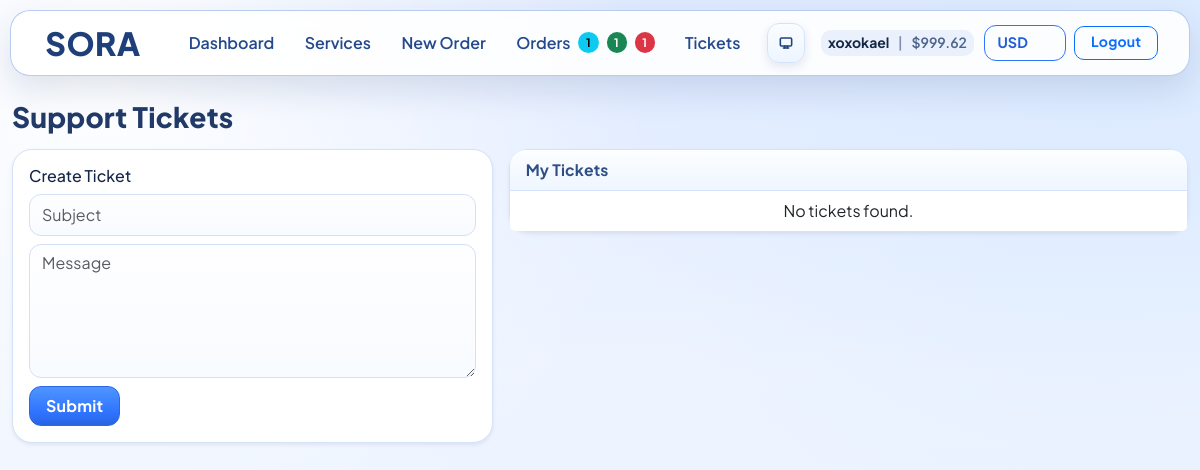
Screenshot of /tickets (signed in) with the database file from the repository.
### app/models.py (models this page shows)
class SiteSetting(db.Model):
    id = db.Column(db.Integer, primary_key=True)
    key = db.Column(db.String(80), unique=True, nullable=False)
    value = db.Column(db.Text, nullable=False, default="")

class User(db.Model):
    id = db.Column(db.Integer, primary_key=True)
    username = db.Column(db.String(40), unique=True, nullable=False)
    email = db.Column(db.String(120), unique=True, nullable=False)
    password_hash = db.Column(db.String(255), nullable=False)
    balance = db.Column(db.Float, default=0.0)
    is_admin = db.Column(db.Boolean, default=False)
    is_banned = db.Column(db.Boolean, default=False, nullable=False)
    created_at = db.Column(db.DateTime, default=datetime.utcnow)

### app/routes.py (the view, shortened to what this page needs)
    @app.route("/tickets", methods=["GET", "POST"])
    @login_required
    def tickets():
        user = current_user()
        ticket_list = Ticket.query.filter_by(user_id=user.id).order_by(Ticket.created_at.desc()).all()
        return render_template("tickets.html", title="Tickets", tickets=ticket_list)

### app/routes.py (called while the page is built)
def current_user():
    uid = session.get("user_id")
    if not uid:
        return None
    return User.query.get(uid)

def login_required(view_func):
    @wraps(view_func)
    def wrapper(*args, **kwargs):
        user = current_user()
        if not user:
            flash("Please login first.", "warning")
            return redirect(url_for("login"))
        if user.is_banned:
            session.clear()
            flash("Your account has been banned. Contact support.", "danger")
            return redirect(url_for("login"))
        return view_func(*args, **kwargs)
    return wrapper

### app/templates/tickets.html
{% extends 'base.html' %}
{% block content %}
<h3 class="mb-3">Support Tickets</h3>
<div class="row g-3">
  <div class="col-md-5">
    <div class="card p-3 shadow-sm">
      <h6>Create Ticket</h6>
      <form method="post">
        <div class="mb-2"><input class="form-control" name="subject" placeholder="Subject" required></div>
        <div class="mb-2"><textarea class="form-control" name="message" rows="5" placeholder="Message" required></textarea></div>
        <button type="submit" class="btn btn-primary">Submit</button>
      </form>
    </div>
  </div>
  <div class="col-md-7">
    <div class="card shadow-sm">
      <div class="card-header">My Tickets</div>
      <div class="list-group list-group-flush">
        {% for t in tickets %}
        <div class="list-group-item">
          <div class="d-flex justify-content-between">
            <strong>#{{ t.id }} {{ t.subject }}</strong>
            <span class="badge text-bg-secondary">{{ t.status }}</span>
          </div>
          <div class="small text-muted mb-1">{{ t.created_at.strftime('%Y-%m-%d %H:%M') }}</div>
          <div>{{ t.message }}</div>
          {% if t.admin_reply %}
            <hr><div><strong>Admin reply:</strong> {{ t.admin_reply }}</div>
          {% endif %}
        </div>
        {% else %}
        <div class="list-group-item text-center">No tickets found.</div>
        {% endfor %}
      </div>
    </div>
  </div>
</div>
{% endblock %}

### app/templates/base.html (shortened to what this page needs)
<!doctype html>
<html lang="en">
<head>
  <link href="https://cdn.jsdelivr.net/npm/bootstrap@5.3.3/dist/css/bootstrap.min.css" rel="stylesheet">
  <link rel="stylesheet" href="{{ url_for('static', filename='styles.css') }}">
</head>
<body{% if active_user and active_user.is_admin %} class="admin-ui"{% endif %}>
<nav class="navbar navbar-expand-lg navbar-light site-navbar sticky-top">
  <div class="container">
    <a class="navbar-brand fw-bold" href="{{ url_for('dashboard') if active_user else url_for('login') }}">
      {% if site_logo_url %}
      <img class="site-logo-img" src="{{ site_logo_url }}" alt="Website logo">
      {% else %}
      {{ site_name }}
      {% endif %}
    </a>
    <div class="collapse navbar-collapse" id="navMenu">
      {% if active_user %}
      {% if active_user.is_admin %}
      <ul class="navbar-nav me-auto mb-2 mb-lg-0">
          <li class="nav-item"><a class="nav-link" href="{{ url_for('admin_dashboard') }}">Admin</a></li>
          <li class="nav-item"><a class="nav-link" href="{{ url_for('admin_services') }}">Services</a></li>
          <li class="nav-item"><a class="nav-link" href="{{ url_for('admin_providers') }}">Providers</a></li>
          <li class="nav-item">
            <a class="nav-link d-flex align-items-center gap-2" href="{{ url_for('admin_orders') }}">
              <span>Orders</span>
              {% if nav_orders_badge > 0 %}<span class="badge text-bg-info">{{ nav_orders_badge }}</span>{% endif %}
              {% if nav_processing_orders_badge > 0 %}<span class="badge text-bg-success" title="Processing orders">{{ nav_processing_orders_badge }}</span>{% endif %}
            </a>
          </li>
          <li class="nav-item">
            <a class="nav-link d-flex align-items-center gap-2" href="{{ url_for('admin_tickets') }}">
              <span>Tickets</span>
              {% if nav_tickets_badge > 0 %}<span class="badge text-bg-danger">{{ nav_tickets_badge }}</span>{% endif %}
            </a>
          </li>
          <li class="nav-item"><a class="nav-link" href="{{ url_for('admin_users') }}">Users</a></li>
          <li class="nav-item"><a class="nav-link" href="{{ url_for('admin_settings') }}">Settings</a></li>
      </ul>
      {% else %}
      <ul class="navbar-nav me-auto mb-2 mb-lg-0">
          <li class="nav-item"><a class="nav-link" href="{{ url_for('dashboard') }}">Dashboard</a></li>
          <li class="nav-item"><a class="nav-link" href="{{ url_for('services') }}">Services</a></li>
          <li class="nav-item"><a class="nav-link" href="{{ url_for('new_order') }}">New Order</a></li>
          <li class="nav-item">
            <a class="nav-link d-flex align-items-center gap-2" href="{{ url_for('orders') }}">
              <span>Orders</span>
              {% if nav_orders_badge > 0 %}<span class="badge text-bg-info">{{ nav_orders_badge }}</span>{% endif %}
              {% if nav_processing_orders_badge > 0 %}<span class="badge text-bg-success" title="Processing orders">{{ nav_processing_orders_badge }}</span>{% endif %}
              {% if nav_canceled_orders_badge > 0 %}<span class="badge text-bg-danger" title="Canceled orders">{{ nav_canceled_orders_badge }}</span>{% endif %}
            </a>
          </li>
          <li class="nav-item">
            <a class="nav-link d-flex align-items-center gap-2" href="{{ url_for('tickets') }}">
              <span>Tickets</span>
            </a>
          </li>
      </ul>
      {% endif %}
      {% endif %}
      <div class="d-flex align-items-center gap-2 {% if not active_user %}ms-auto{% endif %}">
        <button
          class="btn theme-toggle js-theme-toggle d-none d-lg-inline-flex"
          type="button"
          aria-label="Switch theme"
          title="Theme: System"
        >
          <span class="theme-glyph glyph-system" aria-hidden="true">
            <svg viewBox="0 0 24 24" fill="none">
              <rect x="3.5" y="4.5" width="17" height="12" rx="2"></rect>
              <path d="M8 19.5h8"></path>
              <path d="M10 16.5v3"></path>
              <path d="M14 16.5v3"></path>
            </svg>
          </span>
        </button>
        {% if active_user %}
        <div class="nav-user small ms-2">
          <a class="nav-user-link" href="{{ url_for('account') }}">{{ active_user.username }}</a>
          {% if not active_user.is_admin %}
          <span class="nav-user-sep">|</span>
          <span class="nav-user-balance">{{ format_money(active_user.balance, 2) }}</span>
          {% endif %}
        </div>
        <form class="currency-switcher" method="post" action="{{ url_for('set_currency') }}">
          <select class="currency-select" name="currency" onchange="this.form.submit()" aria-label="Change currency">
            {% for currency in currency_options %}
            <option value="{{ currency.code }}" {% if currency_code == currency.code %}selected{% endif %}>{{ currency.code }}</option>
            {% endfor %}
          </select>
        </form>
        <a class="btn btn-outline-primary btn-sm" href="{{ url_for('logout') }}">Logout</a>
        {% endif %}
      </div>
    </div>
  </div>
</nav>
<main class="container py-4">
  {% block content %}{% endblock %}
</main>
</body>
</html>

### rows the page displays
SiteSetting: value "SORA"
User: username "xoxokael", balance "$999.62"

### other values shown
{{ nav_orders_badge }} "1"
{{ nav_processing_orders_badge }} "1"
{{ nav_canceled_orders_badge }} "1"
form field currency "USD"
